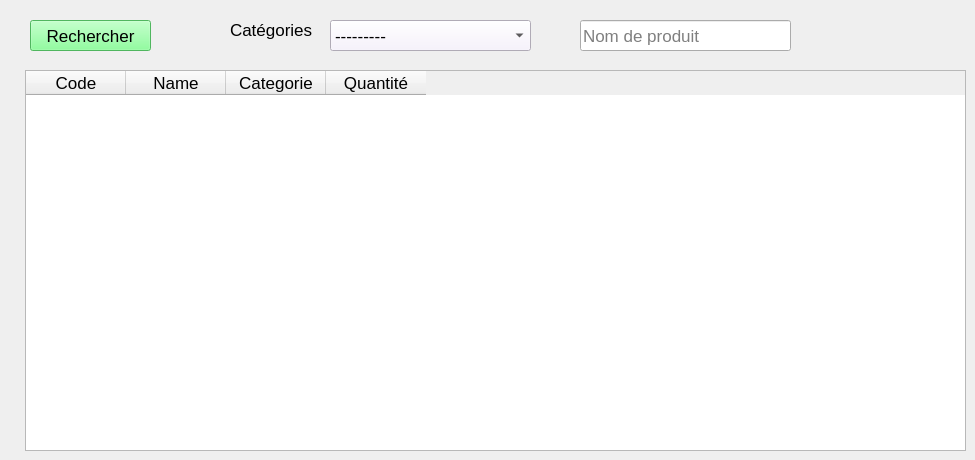
      <widget class="QWidget" name="tab_8">
       <attribute name="title">
        <string>Tous les produit</string>
       </attribute>
       <widget class="QLineEdit" name="lineEdit_2">
        <property name="geometry">
         <rect>
          <x>580</x>
          <y>20</y>
          <width>211</width>
          <height>31</height>
         </rect>
        </property>
        <property name="font">
         <font>
          <pointsize>13</pointsize>
         </font>
        </property>
        <property name="placeholderText">
         <string>Nom de produit</string>
        </property>
       </widget>
       <widget class="QComboBox" name="comboBox_2">
        <property name="geometry">
         <rect>
          <x>330</x>
          <y>20</y>
          <width>201</width>
          <height>31</height>
         </rect>
        </property>
        <property name="font">
         <font>
          <pointsize>13</pointsize>
         </font>
        </property>
        <property name="styleSheet">
         <string notr="true">background-color: rgb(246, 239, 255);</string>
        </property>
        <item>
         <property name="text">
          <string>---------</string>
         </property>
        </item>
       </widget>
       <widget class="QLabel" name="label_2">
        <property name="geometry">
         <rect>
          <x>230</x>
          <y>20</y>
          <width>91</width>
          <height>20</height>
         </rect>
        </property>
        <property name="font">
         <font>
          <pointsize>13</pointsize>
         </font>
        </property>
        <property name="text">
         <string>Catégories</string>
        </property>
       </widget>
       <widget class="QPushButton" name="pushButton_8">
        <property name="geometry">
         <rect>
          <x>30</x>
          <y>20</y>
          <width>121</width>
          <height>31</height>
         </rect>
        </property>
        <property name="font">
         <font>
          <pointsize>13</pointsize>
         </font>
        </property>
        <property name="styleSheet">
         <string notr="true">background-color: rgb(112, 255, 133);</string>
        </property>
        <property name="text">
         <string>Rechercher</string>
        </property>
        <property name="icon">
         <iconset resource="iconne.qrc">
          <normaloff>:/icone/searche.png</normaloff>:/icone/searche.png</iconset>
        </property>
       </widget>
       <widget class="QTableWidget" name="tableWidget_2">
        <property name="geometry">
         <rect>
          <x>25</x>
          <y>70</y>
          <width>941</width>
          <height>381</height>
         </rect>
        </property>
        <property name="font">
         <font>
          <pointsize>13</pointsize>
         </font>
        </property>
        <column>
         <property name="text">
          <string>Code</string>
         </property>
        </column>
        <column>
         <property name="text">
          <string>Name</string>
         </property>
        </column>
        <column>
         <property name="text">
          <string>Categorie</string>
         </property>
        </column>
        <column>
         <property name="text">
          <string>Quantité</string>
         </property>
        </column>
       </widget>
      </widget>
